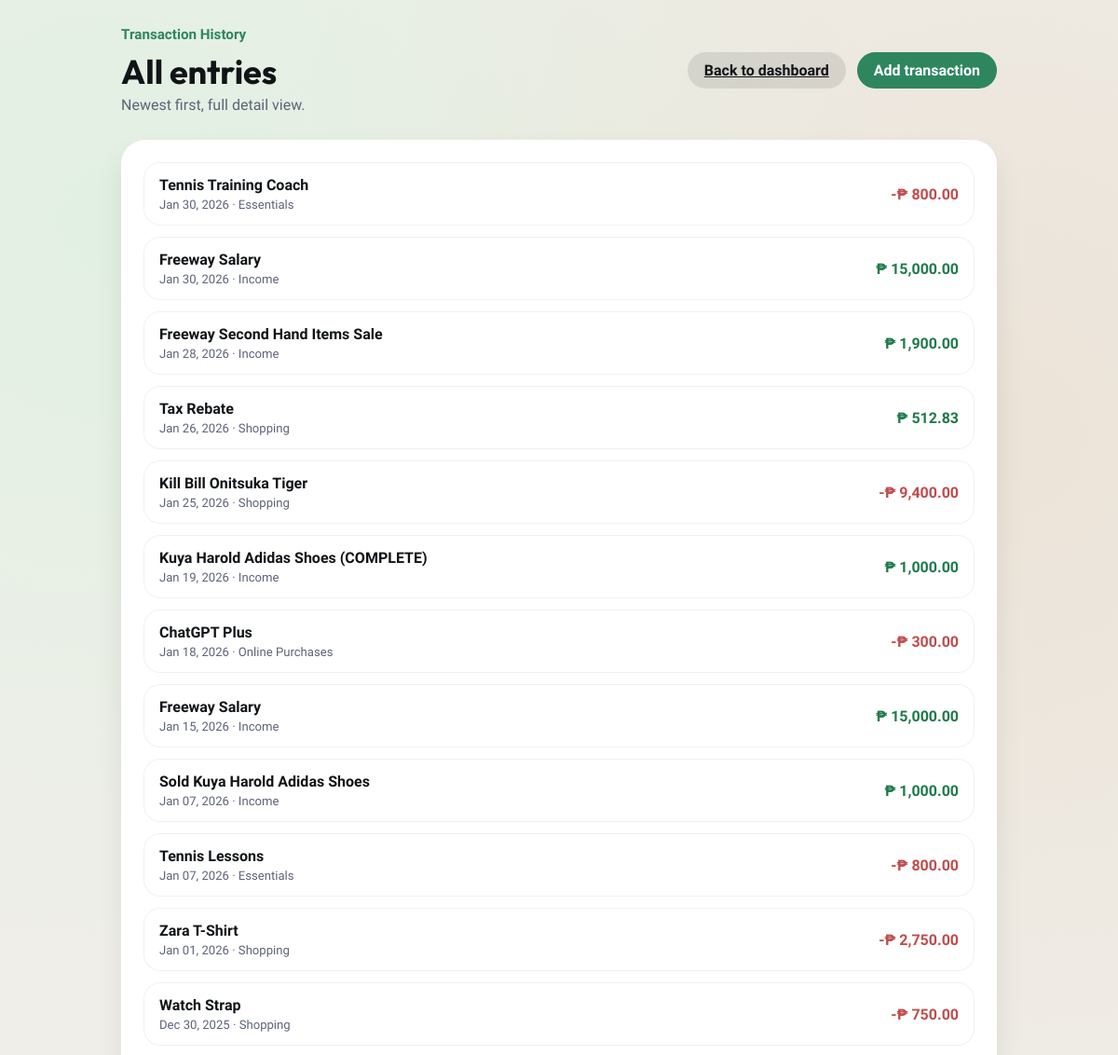
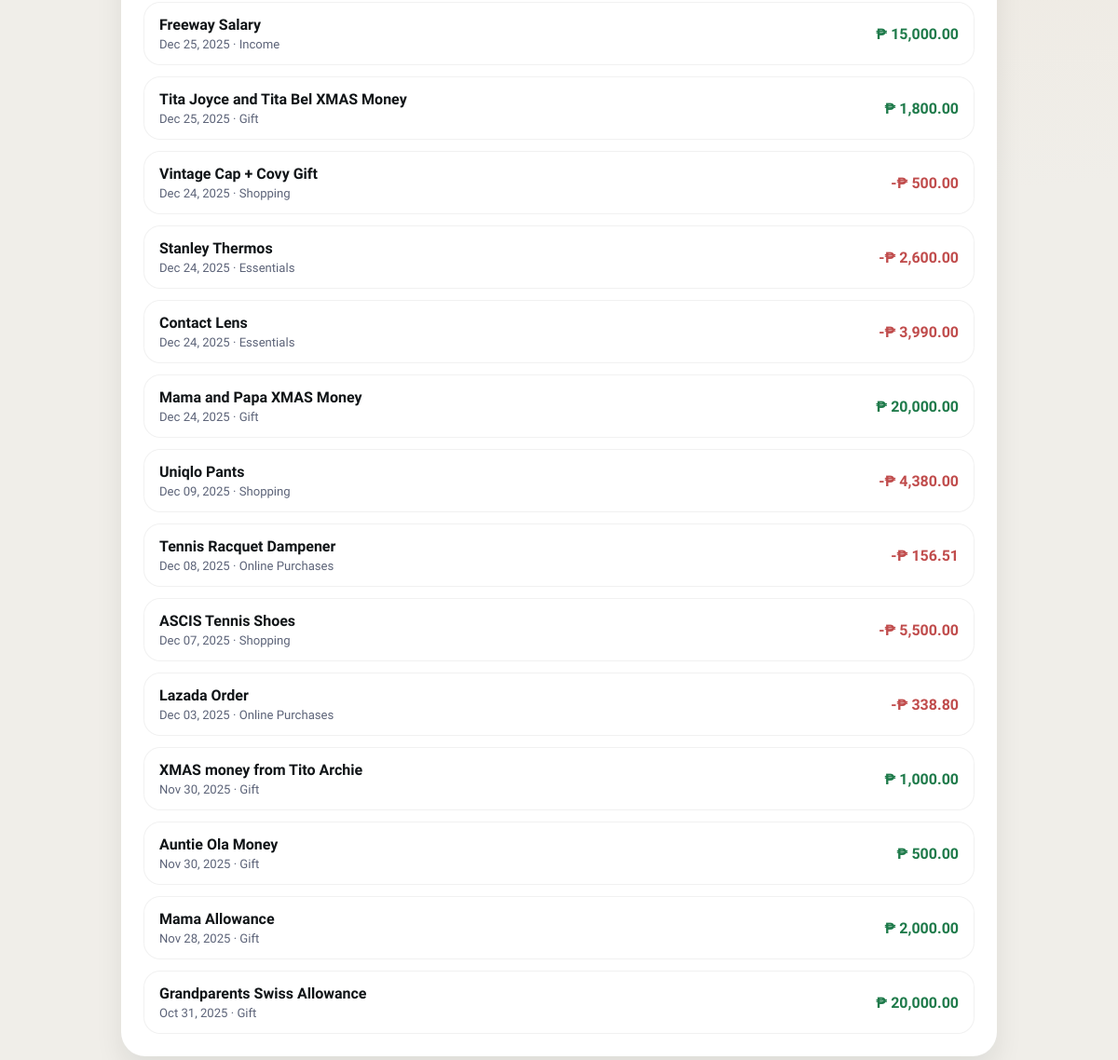
Page /transactions/ (signed in) on the committed database (2 pictures, top to bottom).
### finance/models.py (models this page shows, shortened)
class Category(models.Model):
    user = models.ForeignKey(User, on_delete=models.CASCADE)
    name = models.CharField(max_length=50)
    color_hex = models.CharField(max_length=7, default="#C6F4D6")
    icon_name = models.CharField(max_length=20, blank=True)

class Transaction(models.Model):
    user = models.ForeignKey(User, on_delete=models.CASCADE)
    folder = models.ForeignKey(Category, on_delete=models.CASCADE, related_name="transactions")
    amount = models.DecimalField(max_digits=15, decimal_places=2)
    description = models.CharField(max_length=255)
    date = models.DateTimeField(default=timezone.now)

### finance/views.py (the view)
# urls.py: path('transactions/', views.transaction_list, name='transaction_list'),
@login_required
def transaction_list(request):
    transactions = (
        Transaction.objects.filter(user=request.user)
        .select_related("folder")
        .order_by("-date")
    )
    context = {
        "transactions": _build_transaction_items(transactions),
        "currency_symbol": "\u20b1",
    }
    return render(request, "finance/transactions_list.html", context)

### finance/views.py (called while the page is built)
def _build_transaction_items(transactions):
    items = []
    for txn in transactions:
        amount = txn.amount or Decimal("0.00")
        is_negative = amount < 0
        amount_display = abs(amount)
        items.append(
            {
                "description": txn.description,
                "date": txn.date,
                "folder": txn.folder,
                "amount": amount,
                "amount_display": amount_display,
                "is_negative": is_negative,
            }
        )
    return items

### templates/finance/transactions_list.html (shortened to what this page needs)
{% extends 'finance/base.html' %}
{% load static %}
{% load humanize %}
{% block content %}
<div class="app-shell">
    <header class="dashboard-header">
        <div class="hello-block">
            <p class="hello-eyebrow">Transaction History</p>
            <h1>All entries</h1>
            <p class="hello-sub">Newest first, full detail view.</p>
        </div>
        <div class="header-actions">
            <a class="ghost-btn" href="{% url 'dashboard' %}">Back to dashboard</a>
            <a class="primary-btn" href="{% url 'add_transaction' %}">Add transaction</a>
        </div>
    </header>
    <section class="list-card">
        <ul class="transaction-list full-list">
            {% for txn in transactions %}
            <li>
                <div>
                    <p class="transaction-title">{{ txn.description }}</p>
                    <p class="transaction-meta">
                        {{ txn.date|date:"M d, Y" }}
                        {% if txn.folder %}· {{ txn.folder.name }}{% endif %}
                    </p>
                </div>
                <span class="amount {% if txn.is_negative %}neg{% else %}pos{% endif %}">
                    {% if txn.is_negative %}
                        -{{ currency_symbol }} {{ txn.amount_display|floatformat:2|intcomma }}
                    {% else %}
                        {{ currency_symbol }} {{ txn.amount_display|floatformat:2|intcomma }}
                    {% endif %}
                </span>
            </li>
            {% endfor %}
        </ul>
    </section>
</div>
{% endblock %}

### static/css/styles.css (style rules this page uses)
:root { --mint: #C6F4D6; --teal: #2E865F; --cloud: #F0EEE9; --sand: #E7D8C6; --ink: #101417; --muted: #5C6378; --card: #FFFFFF; }
* { box-sizing: border-box; }
body { margin: 0; color: var(--ink); font-family: "Lexend", sans-serif; background: radial-gradient(circle at 10% 10%, rgba(198, 244, 214, 0.35), transparent 35%), radial-gradient(circle at 90% 20%, rgba(231, 216, 198, 0.5), transparent 40%), var(--cloud); }
.app-shell { max-width: 980px; margin: 0 auto; padding: 28px 20px 80px; display: flex; flex-direction: column; gap: 28px; animation: fadeUp 0.6s ease; }
.dashboard-header { display: flex; align-items: center; justify-content: space-between; gap: 24px; flex-wrap: wrap; }
.hello-block h1 { font-family: "Outfit", sans-serif; font-size: clamp(2rem, 3vw, 2.6rem); margin: 8px 0 4px; }
.hello-eyebrow { margin: 0; font-size: 0.95rem; color: var(--teal); font-weight: 600; }
.hello-sub { margin: 0; color: var(--muted); max-width: 420px; }
.transaction-list { list-style: none; margin: 0; padding: 0; display: grid; gap: 14px; }
.transaction-list li { display: flex; justify-content: space-between; align-items: center; padding: 14px 16px; background: rgba(255, 255, 255, 0.7); border-radius: 18px; border: 1px solid rgba(16, 20, 23, 0.06); }
.transaction-title { margin: 0 0 4px; font-weight: 600; }
.transaction-meta { margin: 0; color: var(--muted); font-size: 0.82rem; }
.amount { font-weight: 600; }
.amount.pos { color: #1E7A4A; }
.amount.neg { color: #C04C4C; }
.ghost-btn, .primary-btn { border: none; padding: 10px 18px; border-radius: 999px; font-weight: 600; cursor: pointer; }
.ghost-btn { background: rgba(16, 20, 23, 0.1); color: var(--ink); }
.primary-btn { background: var(--teal); color: #FFFFFF; text-decoration: none; display: inline-flex; align-items: center; }
.header-actions { display: flex; gap: 12px; flex-wrap: wrap; }
.form-card, .list-card { background: var(--card); border-radius: 26px; padding: 24px; box-shadow: 0 16px 30px rgba(16, 20, 23, 0.08); }
.full-list { gap: 12px; }

### rows in the picture
Category: description "Tennis Training Coach", date "Jan 30, 2026", folder.name "Essentials", currency_symbol "₱", amount_display "800.00", description "Tennis Lessons", date "Jan 07, 2026", description "Stanley Thermos", date "Dec 24, 2025", amount_display "2,600.00", description "Contact Lens", amount_display "3,990.00"
Category: description "Freeway Salary", date "Jan 30, 2026", folder.name "Income", currency_symbol "₱", amount_display "15,000.00", description "Freeway Second Hand Items Sale", date "Jan 28, 2026", amount_display "1,900.00", description "Kuya Harold Adidas Shoes (COMPLETE)", date "Jan 19, 2026", amount_display "1,000.00", date "Jan 15, 2026", description "Sold Kuya Harold Adidas Shoes", date "Jan 07, 2026", date "Dec 25, 2025"
Category: description "Tax Rebate", date "Jan 26, 2026", folder.name "Shopping", currency_symbol "₱", amount_display "512.83", description "Kill Bill Onitsuka Tiger", date "Jan 25, 2026", amount_display "9,400.00", description "Zara T-Shirt", date "Jan 01, 2026", amount_display "2,750.00", description "Watch Strap", date "Dec 30, 2025", amount_display "750.00", description "Vintage Cap + Covy Gift", date "Dec 24, 2025", amount_display "500.00", description "Uniqlo Pants", date "Dec 09, 2025", amount_display "4,380.00", description "ASCIS Tennis Shoes", date "Dec 07, 2025", amount_display "5,500.00"
Category: description "ChatGPT Plus", date "Jan 18, 2026", folder.name "Online Purchases", currency_symbol "₱", amount_display "300.00", description "Tennis Racquet Dampener", date "Dec 08, 2025", amount_display "156.51", description "Lazada Order", date "Dec 03, 2025", amount_display "338.80"
Category: description "Tita Joyce and Tita Bel XMAS Money", date "Dec 25, 2025", folder.name "Gift", currency_symbol "₱", amount_display "1,800.00", description "Mama and Papa XMAS Money", date "Dec 24, 2025", amount_display "20,000.00", description "XMAS money from Tito Archie", date "Nov 30, 2025", amount_display "1,000.00", description "Auntie Ola Money", amount_display "500.00", description "Mama Allowance", date "Nov 28, 2025", amount_display "2,000.00", description "Grandparents Swiss Allowance", date "Oct 31, 2025"
